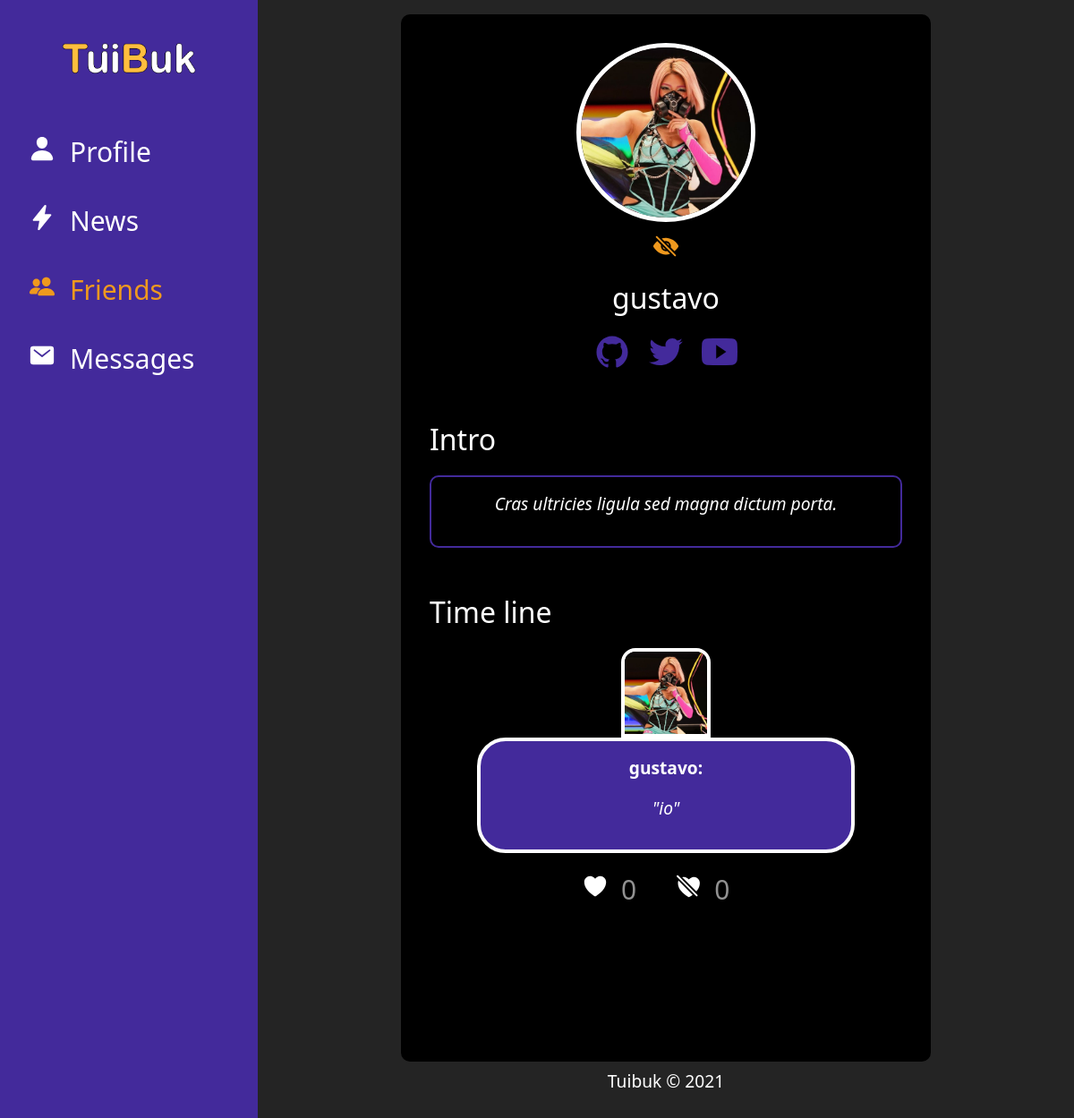
The page /friends/profile-person/2fvu7d/ (signed in) on the database as committed earlier.
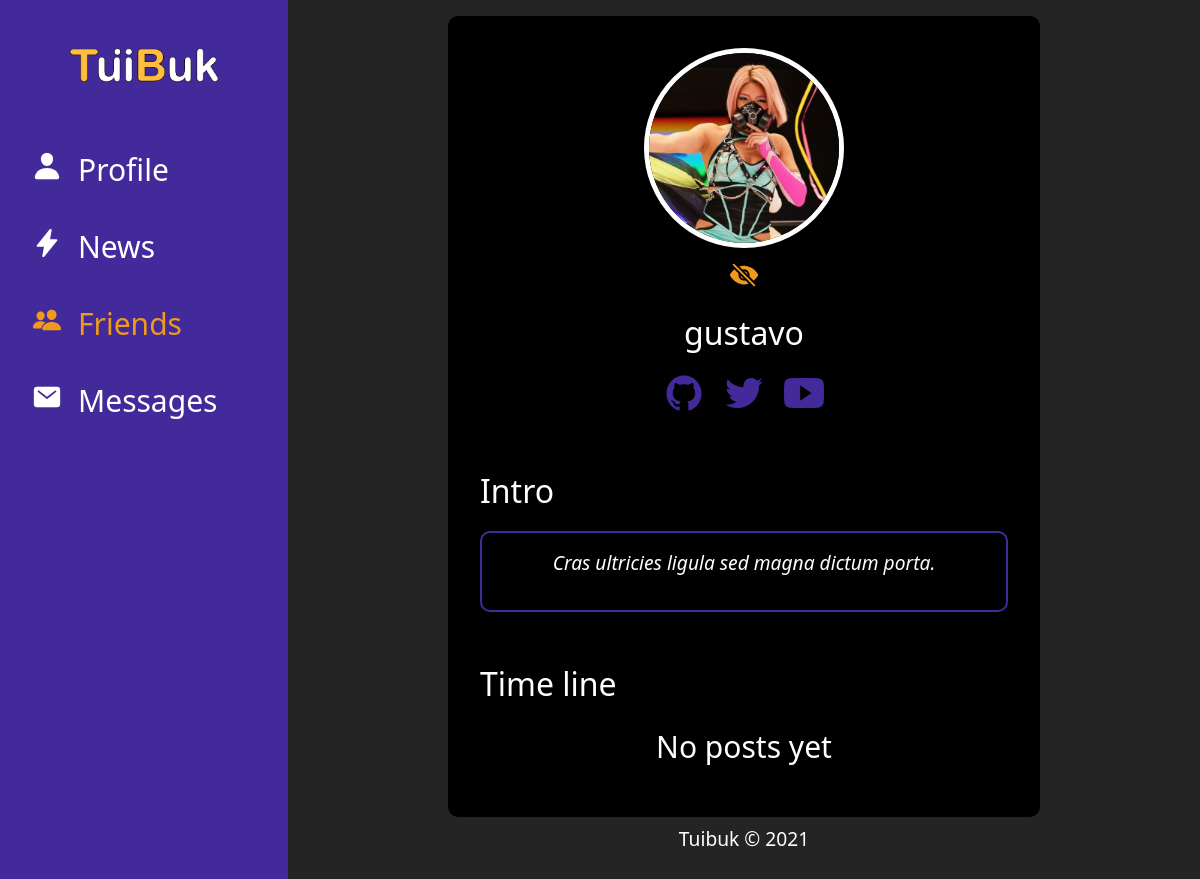
The same page on the database as committed later.
### posts/models.py (models this page shows, shortened)
class PostUser(models.Model):
    owner = models.ForeignKey(User, on_delete=models.CASCADE, null=True)
    post_user = models.TextField()
    date_post = models.DateTimeField(auto_now_add=True)
    like_post = models.ManyToManyField(User, related_name='likes', blank=True)
    dislike_post = models.ManyToManyField(User, related_name='dislikes', blank=True)
    def total_likes(self):
        return self.like_post.count()
    def total_dislikes(self):
        return self.dislike_post.count()
    class Meta:
        verbose_name = 'Post'
        verbose_name_plural = 'Posts'
        ordering = ['-date_post']

### registration/models.py (models this page shows, shortened)
class Profile(models.Model):
    user_name = models.OneToOneField(User, on_delete=models.CASCADE)
    friend_user_code = models.CharField(max_length=15, unique=True, blank=True)
    img_profile = models.ImageField(upload_to = 'profiles', null=True, blank=True)
    intro = models.TextField(null=True, blank=True)
    birthday = models.DateField(null=True, blank=True, default=datetime.date.today)
    nationality = models.CharField(max_length=100, blank=True)
    sn_github = models.CharField(max_length=100, null=True, blank=True)
    sn_twitter = models.CharField(max_length=100, null=True, blank=True)
    sn_youtube = models.CharField(max_length=100, null=True, blank=True)
    friends = models.ManyToManyField(User, related_name='friends', blank=True)

### friends/views.py (the view)
# urls.py: path('profile-person/<str:slug>/', ProfileFriend.as_view(), name='profile'),
class ProfileFriend(DetailView):
    model = Profile
    slug_field = 'friend_user_code'
    template_name = 'friends/friend_profile.html'
    def get_context_data(self, **kwargs):
        context = super(ProfileFriend, self).get_context_data(**kwargs)
        current_user = self.request.user
        friend_user = context['object'].user_name
        relation_op_one = Relationship.objects.filter(sender__user_name__username = current_user,
                                                      receiver__user_name__username = friend_user)
        relation_op_two = Relationship.objects.filter(sender__user_name__username=friend_user,
                                                      receiver__user_name__username=current_user)
        if relation_op_one:
            element_relation = relation_op_one.first()
            if element_relation.status == 'send':
                context['relation'] = 'user_cancel'
                context['id_relation'] = element_relation.id
            else:
                context['relation'] = 'no_request'
        elif relation_op_two:
            element_relation = relation_op_two.first()
            if element_relation.status == 'send':
                context['relation'] = 'user_accept'
                context['id_relation'] = element_relation.id
            else:
                context['relation'] = 'no_request'
        else:
            context['relation'] = 'request'
        post_friend = PostUser.objects.filter(owner=friend_user)
        context['posts'] = post_friend
        return context
    def dispatch(self, request, *args, **kwargs):
        obj = super(ProfileFriend, self).get_object()
        if self.request.user == obj.user_name:
            return redirect('profile_core:profile')
        else:
            relation_users = Relationship.objects.filter(Q(sender__user_name__username=obj.user_name,
                                                            receiver__user_name__username=self.request.user) |
                                                          Q(sender__user_name__username=self.request.user,
                                                           receiver__user_name__username=obj.user_name))
            if relation_users:
                relation_status = relation_users.first().status
                if relation_status == 'blocked':
                    return redirect('friends:list')
                else:
                    return super(ProfileFriend, self).dispatch(request, *args, **kwargs)
            else:
                return super(ProfileFriend, self).dispatch(request, *args, **kwargs)

### friends/templates/friends/friend_profile.html (shortened to what this page needs)
{% extends 'base.html' %}
{% block content %}
{% if object.img_profile %}
    <div class="container-img-profile mx-auto">
        <img class="img-profile" src="{{object.img_profile.url}}" alt="">
    </div>
{% else %}
        {% load static %}
{% endif %}
<div class="text-center mt-2">
    <a class="friends-action block-icon" onclick="return abrir_modal('{% url 'friends:block_user' object.user_name %}')"  href="#"><ion-icon name="eye-off"></ion-icon></a>
</div>
<div class="label-name-profile text-center mt-2"><p>{{object.user_name}}</p></div>
<div class="text-center">
    <div class="social-media-profile">
        {% if object.sn_github %}
            <a href="{{object.sn_github}}" class="social-link-profile github" target="_blank"><ion-icon class="social-icon-profile mx-1 mx-md-2" name="logo-github"></ion-icon></a>
        {% endif %}
        {% if object.sn_twitter %}
            <a href="{{object.sn_twitter}}" class="social-link-profile twitter" target="_blank"><ion-icon class="social-icon-profile mx-1 mx-md-2" name="logo-twitter"></ion-icon></a>
        {% endif %}
        {% if object.sn_youtube %}
            <a href="{{object.sn_youtube}}" class="social-link-profile youtube" target="_blank"><ion-icon class="social-icon-profile mx-1 mx-md-2" name="logo-youtube"></ion-icon></a>
        {% endif %}
    </div>
</div>
<div class="label-profile text-left mt-5"><p>Intro</p></div>
{% if object.user_name not in request.user.profile.friends.all  %}
    <div class="section-profile">
        <p class="p-info-profile">
            Add this person to see your profile.
        </p>
    </div>
{% else %}
    <div class="section-profile">
        <p class="p-info-profile">
            {{object.intro}}
        </p>
    </div>
    <div class="label-profile text-left mt-5"><p>Time line</p></div>
    <div class="time-line-profile">
        {% if posts %}
            {% for element in posts %}
                <div class="content-target-profile">
                    <div >
                        <div class="content-img-target-profile mx-auto">
                            {% if object.img_profile %}
                                <img class="img-target-profile" src="{{object.img_profile.url}}" alt="">
                            {% else %}
                                <img class="img-target-profile" src="{% static 'img/profile-default.jpg' %}" alt="">
                            {% endif %}
                        </div>
                    </div>
                    <div class="content-p-target-profile mx-auto">
                        <p class="p-name-target-profile">{{element.owner}}: </p>
                        <p class="p-target-profile">"{{element.post_user}}"</p>
                    </div>
                    <div class="like-dislike-container text-center mt-2">
                        <button class="btn-like-dislike {% if request.user in element.like_post.all %}like_active{% endif %}" id="likebtn_{{element.owner}}_{{element.id}}">
                            <ion-icon name="heart"></ion-icon>
                        </button>
                        <input class="input-like-dislike" type="number" name="" id="input_like_{{element.owner}}_{{element.id}}" value="{{element.total_likes}}" readonly>
                        <button class="btn-like-dislike {% if request.user in element.dislike_post.all %}dislike_active{% endif %}" id="dislikebtn_{{element.owner}}_{{element.id}}">
                            <ion-icon name="heart-dislike"></ion-icon>
                        </button>
                        <input class="input-like-dislike" type="number" name="" id="input_dislike_{{element.owner}}_{{element.id}}" value="{{element.total_dislikes}}" readonly>
                    </div>
                </div>
            {% endfor %}
        {% else %}
            <div class="text-center">
                <p class="p-no-posts">No posts yet</p>
            </div>
        {% endif %}
    </div>
{% endif %}
{% endblock %}

Rows that differ between the two databases and show on the page:
removed PostUser: img_profile (picture), owner "gustavo", post_user "io", total_likes "0", total_dislikes "0"
Other text that changed with them:
text now shown: "No posts yet"
